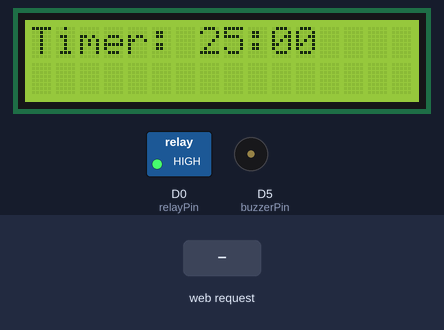
A sketch run on a simulated ESP8266 (NodeMCU). Parts: 16×2 character LCD, switched loads named in the sketch (green lamp = pin HIGH), buzzer (waves = sounding, pin HIGH). Inputs (shaded band) come from the test bench. WiFi joins after 1.5 s; servers stay silent unless stated; what the sketch prints to the serial monitor is not drawn.

Above: at 2.7 s.
2.8 s: HTTP request GET /timer/start received
At 3.2 s:
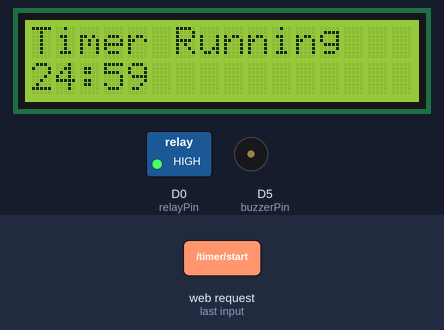
5.8 s: HTTP request GET /lamp/on received
At 6.2 s:
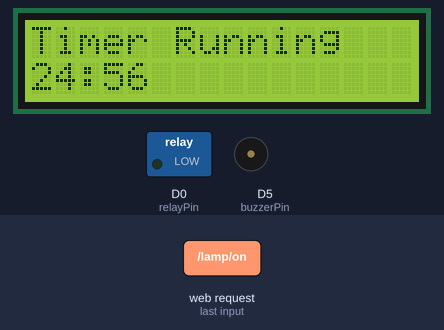
8.8 s: HTTP request GET /timer/reset received
At 10.2 s:
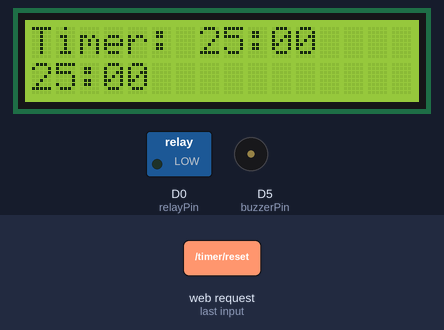
Timing chart, 0 to 11.8 s (numbered marks = the images above; inputs shaded):
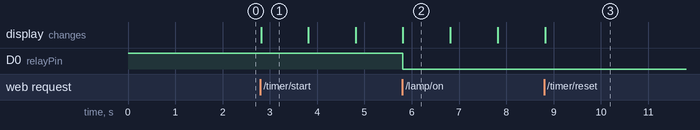

Measured:
- after the input at 2.8 s, the display: changes at once (image 1)
- after the input at 5.8 s, D0 (relayPin): HIGH → LOW at once
- after the input at 8.8 s, the display: changes at once (image 3)
- what the display in image 2 shows lasts 1.0 s, from 5.8 s to 6.8 s

The sketch:

buzzerled.ino
```cpp
/*
  ESP8266 Self-Study Lamp with:
  - Web-based On/Off control
  - Pomodoro timer with LCD display
  - Buzzer alarm when timer completes
*/

#include <ESP8266WiFi.h>
#include <LiquidCrystal_I2C.h>

// Wi-Fi credentials
const char* ssid = "HUAWEI Y7 Pro 2019";  // Enter your Wi-Fi SSID
const char* password = "478478478";  // Enter your Wi-Fi password

WiFiServer server(80);
String header;

// Pin definitions
const int relayPin = D0;
const int buzzerPin = D5;

// LCD setup (Check I2C address, 0x27 or 0x3F are common)
LiquidCrystal_I2C lcd(0x27, 16, 2);

// Timer variables
unsigned long startTime;
unsigned long duration = 25 * 60 * 1000;  // 25 minutes Pomodoro
bool timerRunning = false;

void setup() {
  Serial.begin(115200);
  pinMode(relayPin, OUTPUT);
  pinMode(buzzerPin, OUTPUT);

  digitalWrite(relayPin, HIGH);  // Lamp OFF
  digitalWrite(buzzerPin, LOW);  // Buzzer OFF

  lcd.init();
  lcd.backlight();
  lcd.setCursor(0, 0);
  lcd.print("Timer: 25:00");

  WiFi.begin(ssid, password);
  while (WiFi.status() != WL_CONNECTED) {
    delay(500);
    Serial.print(".");
  }
  Serial.println("\nWiFi connected.");
  Serial.println(WiFi.localIP());
  server.begin();
}

void displayTimer(unsigned long remaining) {
  unsigned int mins = (remaining / 60000UL) % 60;
  unsigned int secs = (remaining / 1000UL) % 60;
  lcd.setCursor(0, 1);
  lcd.printf("%02d:%02d", mins, secs);
}

void triggerBuzzer() {
  for (int i = 0; i < 5; i++) {
    digitalWrite(buzzerPin, HIGH);
    delay(500);
    digitalWrite(buzzerPin, LOW);
    delay(500);
  }
}

void handleTimer() {
  if (timerRunning) {
    unsigned long elapsed = millis() - startTime;
    if (elapsed >= duration) {
      timerRunning = false;
      lcd.setCursor(0, 0);
      lcd.print("Timer Done     ");
      displayTimer(0);
      triggerBuzzer();
    } else {
      displayTimer(duration - elapsed);
    }
  }
}

void handleWebRequest(WiFiClient& client) {
  String currentLine = "";
  while (client.connected()) {
    if (client.available()) {
      char c = client.read();
      header += c;
      if (c == '\n') {
        if (currentLine.length() == 0) {
          client.println("HTTP/1.1 200 OK");
          client.println("Content-type:text/html");
          client.println("Connection: close\n");

          // Handle relay control
          if (header.indexOf("GET /lamp/on") >= 0) {
            digitalWrite(relayPin, LOW);
          } else if (header.indexOf("GET /lamp/off") >= 0) {
            digitalWrite(relayPin, HIGH);
          }

          // Handle timer control
          if (header.indexOf("GET /timer/start") >= 0) {
            timerRunning = true;
            startTime = millis();
            lcd.setCursor(0, 0);
            lcd.print("Timer Running  ");
          } else if (header.indexOf("GET /timer/reset") >= 0) {
            timerRunning = false;
            lcd.setCursor(0, 0);
            lcd.print("Timer: 25:00   ");
            displayTimer(duration);
          }

          // Web interface
          client.println("<!DOCTYPE html><html><head><title>Study Lamp</title>");
          client.println("<style>button{padding:20px;font-size:20px;}</style></head>");
          client.println("<body><h1>Study Lamp Control</h1>");
          client.println("<p><a href=\"/lamp/on\"><button>Lamp ON</button></a>");
          client.println("<a href=\"/lamp/off\"><button>Lamp OFF</button></a></p>");
          client.println("<h2>Pomodoro Timer</h2>");
          client.println("<p><a href=\"/timer/start\"><button>Start Timer</button></a>");
          client.println("<a href=\"/timer/reset\"><button>Reset Timer</button></a></p>");
          client.println("</body></html>");

          client.println();
          break;
        } else {
          currentLine = "";
        }
      } else if (c != '\r') {
        currentLine += c;
      }
    }
  }
  header = "";
  client.stop();
}

void loop() {
  WiFiClient client = server.available();
  if (client) {
    handleWebRequest(client);
  }
  handleTimer();
}
```
